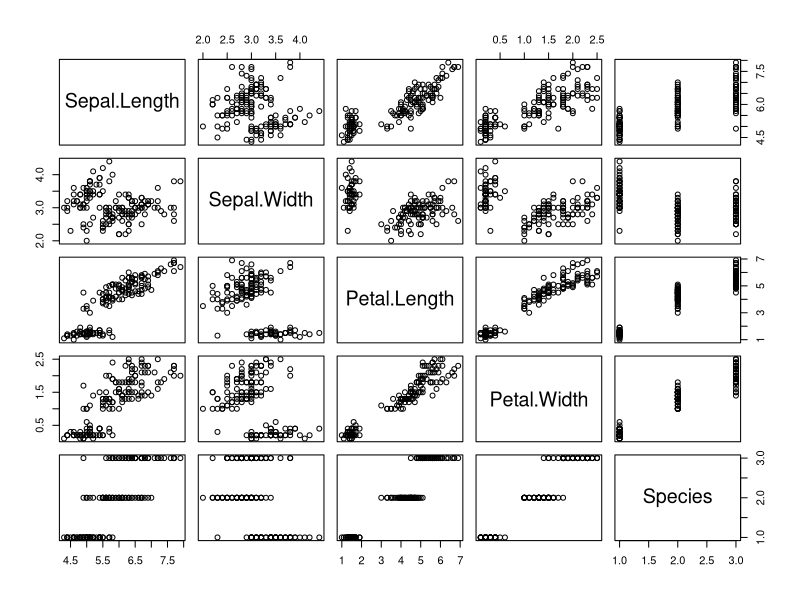
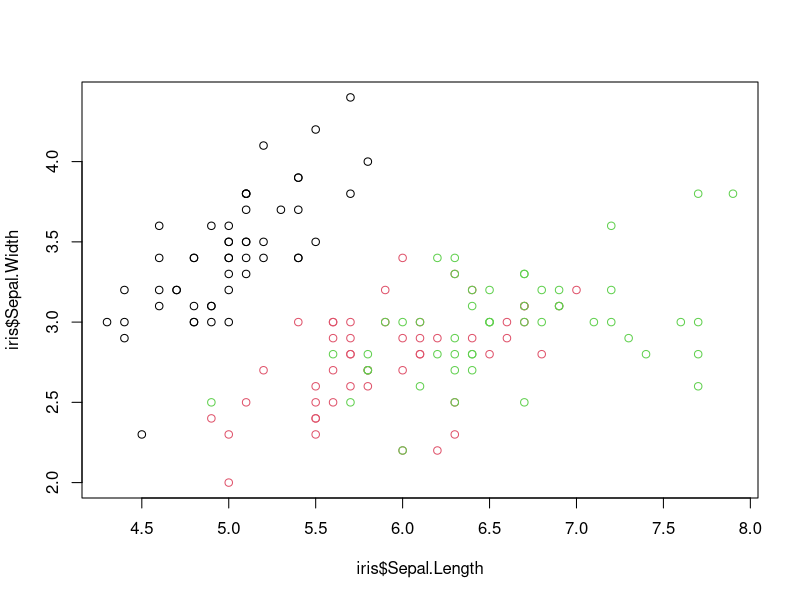
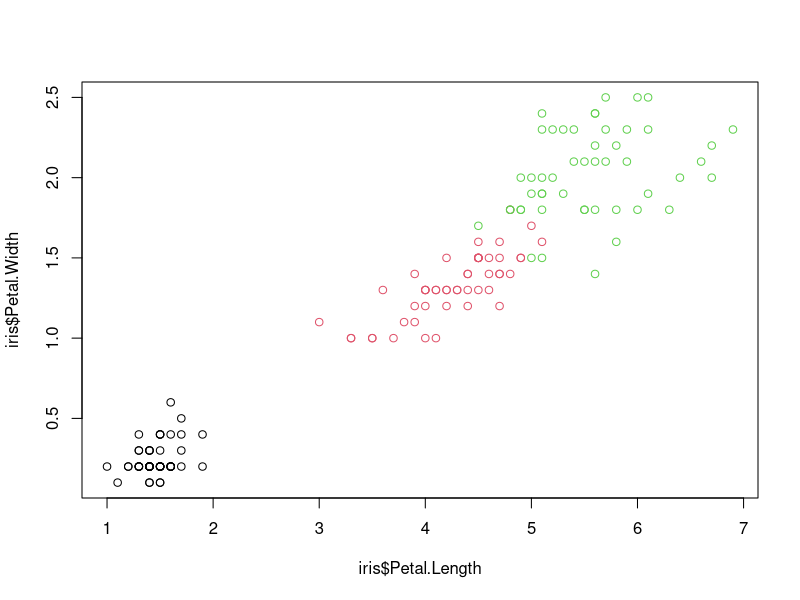
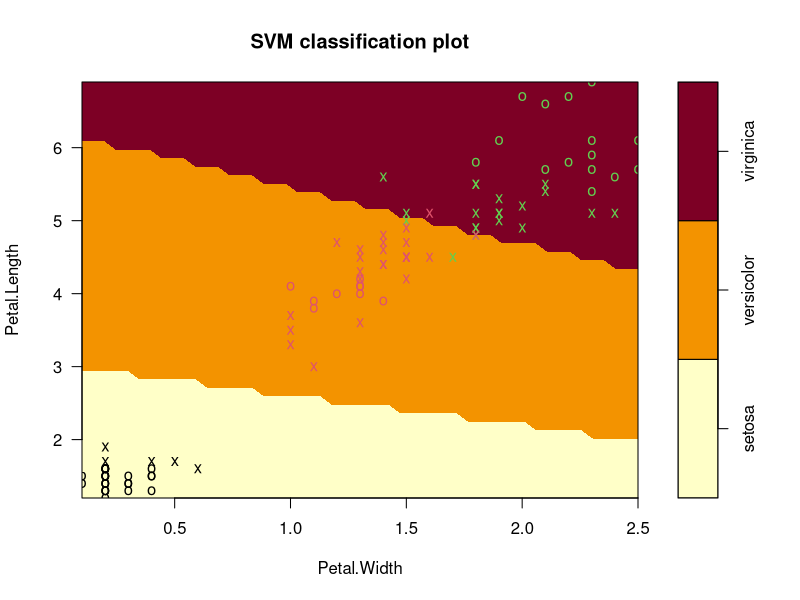
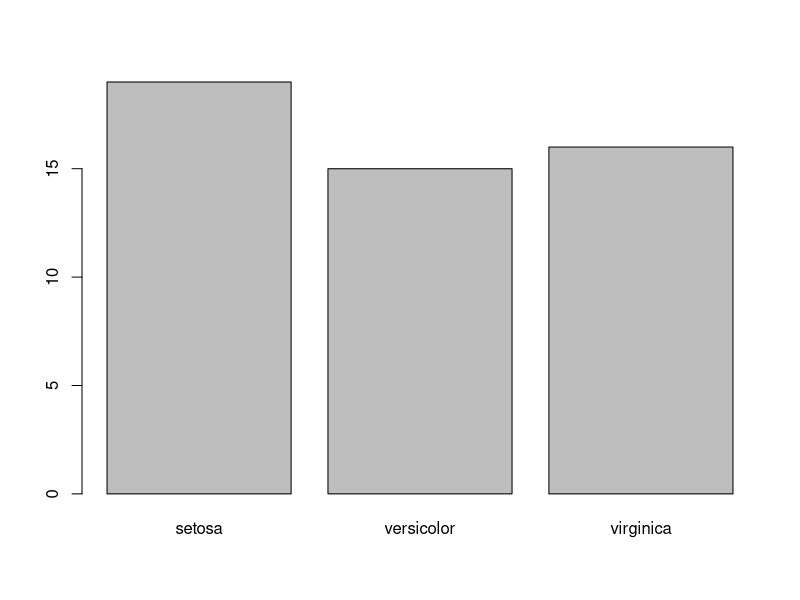

R code for these plots, in order:
# SVM - supervised ML algo - AIM : Find a hyperplane that distinct data into different classes
# SVM - Maximizes the "margin" between the classes 
#	Margin is the distance betweent the hyperplane and the nearest data points

# now code ...

# Install the e1071 package (uncomment the line below if you haven't installed it yet)
install.packages("e1071")

# Load the e1071 library
library(e1071)

# Plot data.frame called iris and plot sepal and petal's data
plot(iris)
plot(iris$Sepal.Length, iris$Sepal.Width, col = iris$Species)
plot(iris$Petal.Length, iris$Petal.Width, col = iris$Species)

# Datapoints variable, 100 datapoints & "vector of properties in the dataset"
s <- sample(150, 100)
col <- c("Petal.Length", "Petal.Width", "Species")

# Create training and test data
iris_train <- iris[s, col]
iris_test <- iris[-s, col]

# Train SVM with linear kernel and specified cost function
svmfit <- svm(Species ~ ., data = iris_train, kernel = "linear", cost = 0.1, scale = FALSE)

# Print SVM model
print(svmfit)

# Plot SVM decision boundary with training data
plot(svmfit, iris_train[, col])

# Make predictions on the test data
p <- predict(svmfit, iris_test[, col], type = "class")

# Plot the predicted classes
plot(p)
